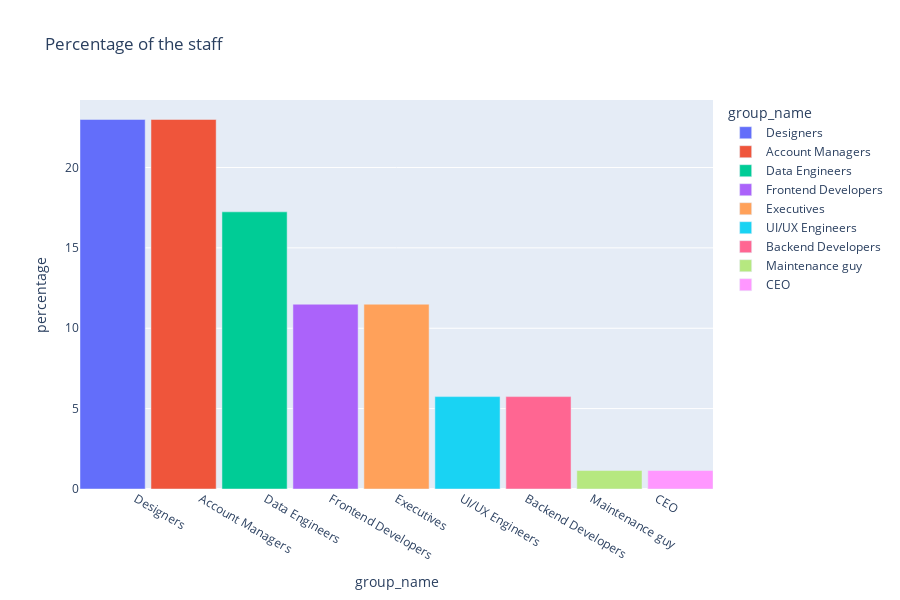

The cell this chart's notebook holds for it:
### Code cell
fig = px.bar(df, y="percentage", x="group_name", color='group_name', barmode="group", title= 'Percentage of the staff',height=600)
fig.update_traces(width=1)
fig.show()

### Figure 1 — Plotly figure (JSON) as saved in the notebook; plotly's stock layout.template omitted (floating-point values rounded to 4 significant figures)
{"data": [{"alignmentgroup": "True", "hovertemplate": "group_name=%{x}<br>percentage=%{y}<extra></extra>", "legendgroup": "Designers", "marker": {"color": "#636efa", "pattern": {"shape": ""}}, "name": "Designers", "offsetgroup": "Designers", "orientation": "v", "showlegend": true, "textposition": "auto", "type": "bar", "width": 1, "x": ["Designers"], "xaxis": "x", "y": [22.99], "yaxis": "y"}, {"alignmentgroup": "True", "hovertemplate": "group_name=%{x}<br>percentage=%{y}<extra></extra>", "legendgroup": "Account Managers", "marker": {"color": "#EF553B", "pattern": {"shape": ""}}, "name": "Account Managers", "offsetgroup": "Account Managers", "orientation": "v", "showlegend": true, "textposition": "auto", "type": "bar", "width": 1, "x": ["Account Managers"], "xaxis": "x", "y": [22.99], "yaxis": "y"}, {"alignmentgroup": "True", "hovertemplate": "group_name=%{x}<br>percentage=%{y}<extra></extra>", "legendgroup": "Data Engineers", "marker": {"color": "#00cc96", "pattern": {"shape": ""}}, "name": "Data Engineers", "offsetgroup": "Data Engineers", "orientation": "v", "showlegend": true, "textposition": "auto", "type": "bar", "width": 1, "x": ["Data Engineers"], "xaxis": "x", "y": [17.24], "yaxis": "y"}, {"alignmentgroup": "True", "hovertemplate": "group_name=%{x}<br>percentage=%{y}<extra></extra>", "legendgroup": "Frontend Developers", "marker": {"color": "#ab63fa", "pattern": {"shape": ""}}, "name": "Frontend Developers", "offsetgroup": "Frontend Developers", "orientation": "v", "showlegend": true, "textposition": "auto", "type": "bar", "width": 1, "x": ["Frontend Developers"], "xaxis": "x", "y": [11.49], "yaxis": "y"}, {"alignmentgroup": "True", "hovertemplate": "group_name=%{x}<br>percentage=%{y}<extra></extra>", "legendgroup": "Executives", "marker": {"color": "#FFA15A", "pattern": {"shape": ""}}, "name": "Executives", "offsetgroup": "Executives", "orientation": "v", "showlegend": true, "textposition": "auto", "type": "bar", "width": 1, "x": ["Executives"], "xaxis": "x", "y": [11.49], "yaxis": "y"}, {"alignmentgroup": "True", "hovertemplate": "group_name=%{x}<br>percentage=%{y}<extra></extra>", "legendgroup": "UI/UX Engineers", "marker": {"color": "#19d3f3", "pattern": {"shape": ""}}, "name": "UI/UX Engineers", "offsetgroup": "UI/UX Engineers", "orientation": "v", "showlegend": true, "textposition": "auto", "type": "bar", "width": 1, "x": ["UI/UX Engineers"], "xaxis": "x", "y": [5.747], "yaxis": "y"}, {"alignmentgroup": "True", "hovertemplate": "group_name=%{x}<br>percentage=%{y}<extra></extra>", "legendgroup": "Backend Developers", "marker": {"color": "#FF6692", "pattern": {"shape": ""}}, "name": "Backend Developers", "offsetgroup": "Backend Developers", "orientation": "v", "showlegend": true, "textposition": "auto", "type": "bar", "width": 1, "x": ["Backend Developers"], "xaxis": "x", "y": [5.747], "yaxis": "y"}, {"alignmentgroup": "True", "hovertemplate": "group_name=%{x}<br>percentage=%{y}<extra></extra>", "legendgroup": "Maintenance guy", "marker": {"color": "#B6E880", "pattern": {"shape": ""}}, "name": "Maintenance guy", "offsetgroup": "Maintenance guy", "orientation": "v", "showlegend": true, "textposition": "auto", "type": "bar", "width": 1, "x": ["Maintenance guy"], "xaxis": "x", "y": [1.149], "yaxis": "y"}, {"alignmentgroup": "True", "hovertemplate": "group_name=%{x}<br>percentage=%{y}<extra></extra>", "legendgroup": "CEO", "marker": {"color": "#FF97FF", "pattern": {"shape": ""}}, "name": "CEO", "offsetgroup": "CEO", "orientation": "v", "showlegend": true, "textposition": "auto", "type": "bar", "width": 1, "x": ["CEO"], "xaxis": "x", "y": [1.149], "yaxis": "y"}], "layout": {"barmode": "group", "height": 600, "legend": {"title": {"text": "group_name"}, "tracegroupgap": 0}, "title": {"text": "Percentage of the staff"}, "xaxis": {"anchor": "y", "categoryarray": ["Designers", "Account Managers", "Data Engineers", "Frontend Developers", "Executives", "UI/UX Engineers", "Backend Developers", "Maintenance guy", "CEO"], "categoryorder": "array", "domain": [0, 1], "title": {"text": "group_name"}}, "yaxis": {"anchor": "x", "domain": [0, 1], "title": {"text": "percentage"}}}}
